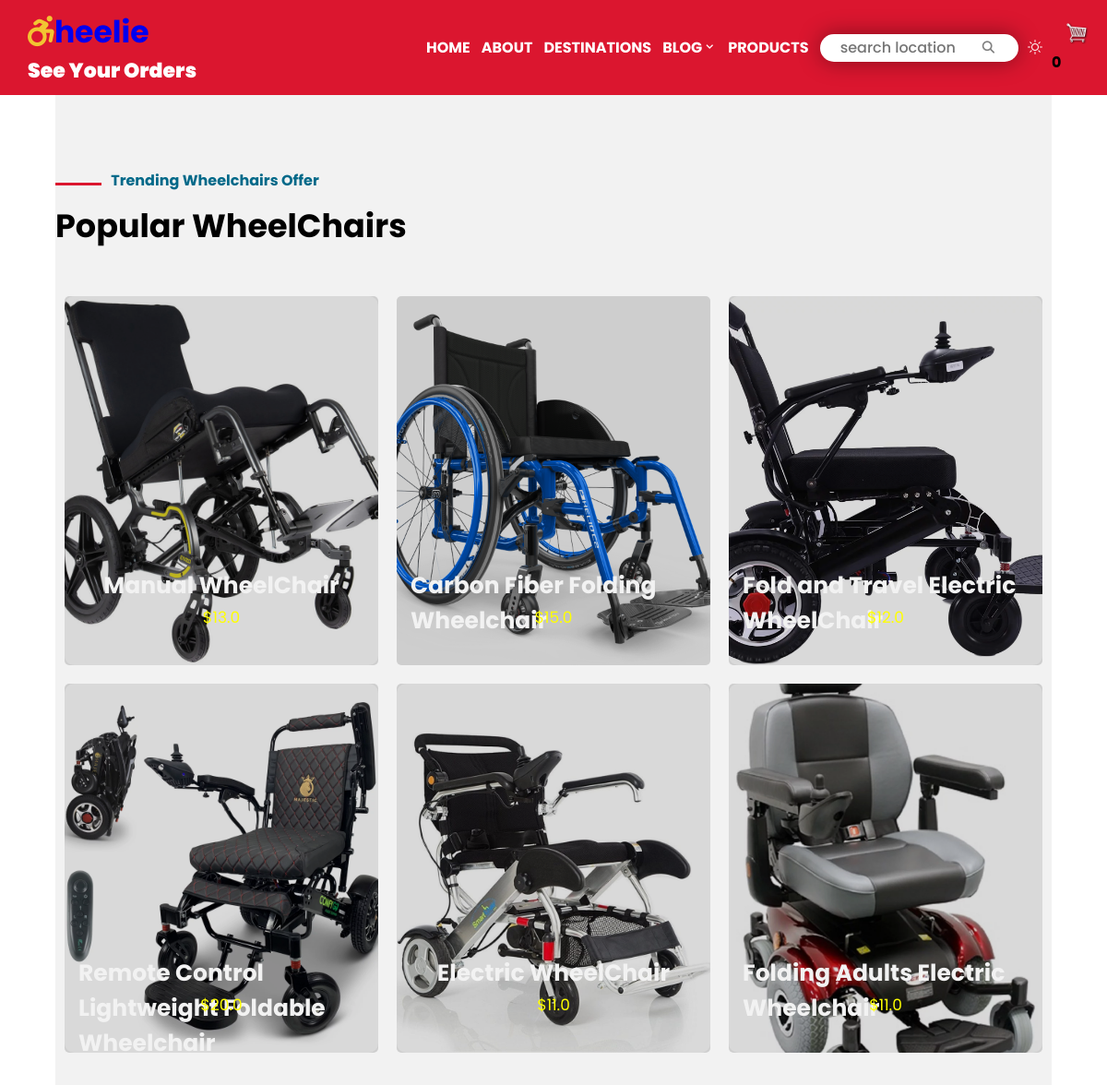
Screenshot of /products/ with the database file from the repository.
### stroll1/models.py (models this page shows, shortened)
class product(models.Model):
        name = models.CharField(max_length = 200, null=True, blank=True)
        price = models.FloatField(max_length = 200, null=True, blank=True)
        image = models.ImageField(null=True, blank=True)
        featured = models.BooleanField(default=False, null=True, blank=True )
        @property
        def imageURL(self):
            try:
                url= self.image.url
            except:
                url = ''
            return url

### stroll1/views.py (the view)
# urls.py: path("products/", views.products, name="products"),
def products(request):
     if request.user.is_authenticated:
        customer = request.user.customer
        order, created = Order.objects.get_or_create(customer=customer, complete=False)
        items = order.orderitem_set.all()
        cartItems = order.get_cart_items_number
     else:
        items =[]
        order = {'get_cart_total':0, 'get_cart_items_number':0, 'shipping': False}
        cartItems = order['get_cart_items_number']
     products = product.objects.all()
     context = {'products': products, 'cartItems': cartItems}
     return render(request, 'products.html', context)

### Templates/products.html (shortened to what this page needs)
{% extends 'base.html'%}
{% load static %}
    {% block content%}
    <div class="container4" id="container4">
        <div class="container" id="container">
            <h4><span class="st-line"></span>&nbsp;&nbsp; Trending Wheelchairs Offer</h4>
            <h2 class="head2">Popular WheelChairs</h2>
            <div class="grid-images">
                {% for product in products %}
                <div data-product= "{{product.id}}" data-action="add" class="g-img products update-cart">
                    <img src="{{product.imageURL}}" alt="">
                    <div class="img-text">
                        <h3 class="product-name">{{product.name}}</h3>
                        <p><a  class="product-price" href="#"><span style="color:yellow">${{product.price}}</span></a></p>
                    </div>
                </div>
                {% endfor %}
            </div>
        </div>
    </div>
    {% endblock %}

### static/css/style.css (style rules this page uses)
* { margin: 0; box-sizing: border-box; font-family: 'Poppins', sans-serif; scroll-behavior: smooth; }
a { text-decoration: none; }
h4 { color: #006989; font-weight: bold; }
.container { width: 1080px; margin:0 auto; }
.container4 { background-color:#F2F2F2 ; width: 100%; padding: 10vh 0; }
.container4 h4 { padding-bottom: 10px; }
.head2 { font-size: 35px; }
.container4 h2 { padding-bottom: 40px; }
.st-line { display: inline-block; background-color: #DB162F; height: 3px; width: 50px; }
.grid-images { display: flex; flex-wrap: wrap; }
.g-img { border-radius: 10px; width: 340px; height: 400px; position: relative; cursor: pointer; margin: 10px; }
.g-img img { position: absolute; height: 100%; width: 100%; border-radius: 10px; object-fit: cover; }
.img-text { position: absolute; background-color: rgba(0,0,0,0.15); height: 100%; width: 100%; border-radius: 5px ; display: flex; justify-content: center; align-items: center; }
.g-img h3, .g-img p { position: absolute; }
.g-img h3 { top: 70%; color: #F2F2F2; font-size: 25px; padding: 15px; }
.g-img p { top: 80%; color: #F2F2F2; font-size: 17px; padding: 15px; }
.g-img span { color: #F2C532; }

### static/css/stroll-media.css (style rules this page uses)
@media screen and (max-width:1200px) { .container { width: 930px; } }
@media screen and (max-width:1200px) { .grid-images { grid-template-columns:repeat(3,290px); grid-template-rows: repeat(2,350px); } }
@media screen and (max-width:1200px) { .g-img h3 { font-size: 22px; } }

### rows the page displays
product: imageURL (picture), name "Manual WheelChair"
product: imageURL (picture), name "Carbon Fiber Folding Wheelchair", price "15.0"
product: imageURL (picture), name "Fold and Travel Electric WheelChair", price "12.0"
product: imageURL (picture), name "Remote Control Lightweight Foldable Wheelchair", price "20.0"
product: imageURL (picture), name "Electric WheelChair", price "11.0"
product: imageURL (picture), name "Folding Adults Electric Wheelchair", price "11.0"

### other values shown
{{ cartItems }} "0"
